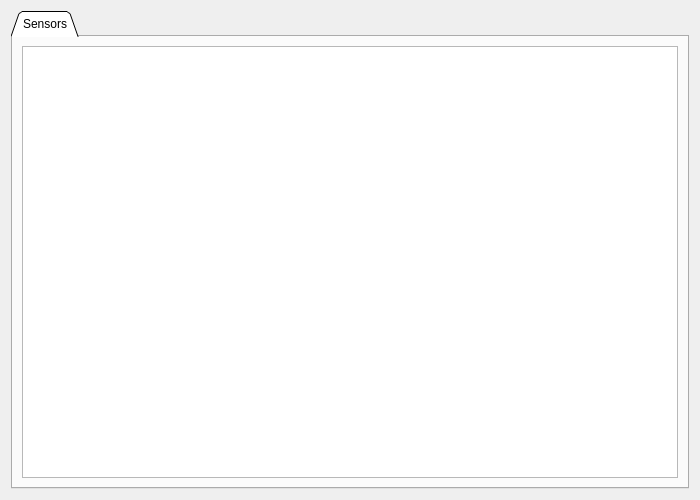
<?xml version="1.0" encoding="UTF-8"?>
<ui version="4.0">
 <class>PageSlaveGeneral</class>
 <widget class="QWidget" name="PageSlaveGeneral">
  <property name="geometry">
   <rect>
    <x>0</x>
    <y>0</y>
    <width>700</width>
    <height>500</height>
   </rect>
  </property>
  <property name="windowTitle">
   <string>Form</string>
  </property>
  <layout class="QVBoxLayout" name="verticalLayout">
   <item>
    <widget class="QTabWidget" name="tabWidget">
     <property name="tabShape">
      <enum>QTabWidget::Triangular</enum>
     </property>
     <widget class="QWidget" name="Sensors">
      <attribute name="title">
       <string>Sensors</string>
      </attribute>
      <layout class="QVBoxLayout" name="verticalLayout_2">
       <item>
        <widget class="ParamTable" name="slaveSensorsTab"/>
       </item>
      </layout>
     </widget>
    </widget>
   </item>
  </layout>
 </widget>
 <customwidgets>
  <customwidget>
   <class>ParamTable</class>
   <extends>QTableWidget</extends>
   <header>widgets/paramtable.h</header>
  </customwidget>
 </customwidgets>
 <resources/>
 <connections/>
</ui>
